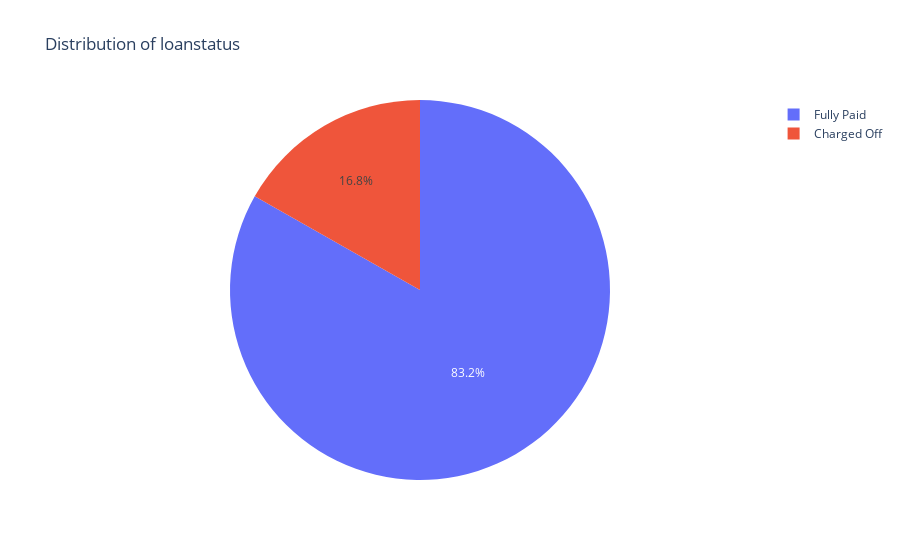

The notebook cell saved with this chart:
### Markdown cell above
## Data Visulization

### Code cell
#Distribution of loanstatus in 36-month loan
import plotly.offline as py
py.init_notebook_mode(connected=True)
import plotly.graph_objs as go

trace = go.Pie(values=df_36['loanstatus'].value_counts(), labels=['Fully Paid','Charged Off'] )
layout = dict(title = 'Distribution of loanstatus')         
fig = dict(data = [trace], layout=layout)
py.iplot(fig)

### Figure 1 — Plotly figure (JSON) as saved in the notebook; plotly's stock layout.template omitted (floating-point values rounded to 4 significant figures)
{"data": [{"labels": ["Fully Paid", "Charged Off"], "type": "pie", "values": [214502, 43274]}], "layout": {"title": {"text": "Distribution of loanstatus"}}}
